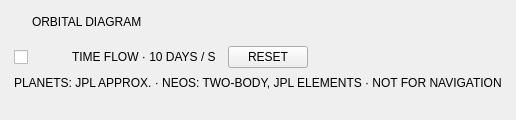
         <widget class="QFrame" name="diagramPanel">
          <property name="role" stdset="0">
           <string>glass</string>
          </property>
          <property name="glowColor" stdset="0">
           <color alpha="255">
            <red>39</red>
            <green>211</green>
            <blue>255</blue>
           </color>
          </property>
          <property name="glowRings" stdset="0">
           <number>3</number>
          </property>
          <property name="glowStep" stdset="0">
           <double>2.0</double>
          </property>
          <property name="glowWidth" stdset="0">
           <double>2.0</double>
          </property>
          <property name="glowRadius" stdset="0">
           <double>12.0</double>
          </property>
          <property name="glowAlpha" stdset="0">
           <double>0.18</double>
          </property>
          <property name="glowFade" stdset="0">
           <string>halve</string>
          </property>
          <layout class="QVBoxLayout" name="diagramPanelLayout" stretch="0,0,1,0,0">
           <property name="spacing">
            <number>0</number>
           </property>
           <property name="leftMargin">
            <number>10</number>
           </property>
           <property name="topMargin">
            <number>10</number>
           </property>
           <property name="rightMargin">
            <number>10</number>
           </property>
           <property name="bottomMargin">
            <number>10</number>
           </property>
           <item>
            <widget class="QWidget" name="diagramHeadRow" native="true">
             <layout class="QHBoxLayout" name="diagramHeadRowLayout" stretch="1">
              <property name="spacing">
               <number>0</number>
              </property>
              <property name="leftMargin">
               <number>4</number>
              </property>
              <property name="topMargin">
               <number>0</number>
              </property>
              <property name="rightMargin">
               <number>4</number>
              </property>
              <property name="bottomMargin">
               <number>0</number>
              </property>
              <item>
               <widget class="QWidget" name="diagramHead" native="true">
                <property name="minimumSize">
                 <size>
                  <width>0</width>
                  <height>24</height>
                 </size>
                </property>
                <property name="maximumSize">
                 <size>
                  <width>16777215</width>
                  <height>24</height>
                 </size>
                </property>
                <layout class="QHBoxLayout" name="diagramHeadLayout" stretch="0,0,1,0,0">
                 <property name="spacing">
                  <number>0</number>
                 </property>
                 <property name="leftMargin">
                  <number>0</number>
                 </property>
                 <property name="topMargin">
                  <number>0</number>
                 </property>
                 <property name="rightMargin">
                  <number>0</number>
                 </property>
                 <property name="bottomMargin">
                  <number>0</number>
                 </property>
                 <item alignment="Qt::AlignmentFlag::AlignVCenter">
                  <widget class="QFrame" name="diagramHeadRing">
                   <property name="minimumSize">
                    <size>
                     <width>15</width>
                     <height>15</height>
                    </size>
                   </property>
                   <property name="maximumSize">
                    <size>
                     <width>15</width>
                     <height>15</height>
                    </size>
                   </property>
                   <property name="role" stdset="0">
                    <string>titleRing</string>
                   </property>
                   <property name="tone" stdset="0">
                    <string>accent</string>
                   </property>
                   <layout class="QVBoxLayout" name="diagramHeadRingLayout">
                    <property name="spacing">
                     <number>0</number>
                    </property>
                    <property name="leftMargin">
                     <number>2</number>
                    </property>
                    <property name="topMargin">
                     <number>2</number>
                    </property>
                    <property name="rightMargin">
                     <number>2</number>
                    </property>
                    <property name="bottomMargin">
                     <number>2</number>
                    </property>
                    <item>
                     <widget class="QLabel" name="diagramHeadDot">
                      <property name="minimumSize">
                       <size>
                        <width>9</width>
                        <height>9</height>
                       </size>
                      </property>
                      <property name="maximumSize">
                       <size>
                        <width>9</width>
                        <height>9</height>
                       </size>
                      </property>
                      <property name="role" stdset="0">
                       <string>titleDot</string>
                      </property>
                      <property name="tone" stdset="0">
                       <string>accent</string>
                      </property>
                     </widget>
                    </item>
                   </layout>
                  </widget>
                 </item>
                 <item>
                  <spacer name="gap_6">
                   <property name="orientation">
                    <enum>Qt::Orientation::Horizontal</enum>
                   </property>
                   <property name="sizeType">
                    <enum>QSizePolicy::Policy::Fixed</enum>
                   </property>
                   <property name="sizeHint" stdset="0">
                    <size>
                     <width>3</width>
                     <height>1</height>
                    </size>
                   </property>
                  </spacer>
                 </item>
                 <item>
                  <widget class="QLabel" name="diagramHeadText">
                   <property name="text">
                    <string>ORBITAL DIAGRAM</string>
                   </property>
                   <property name="role" stdset="0">
                    <string>panelTitle</string>
                   </property>
                   <property name="letterSpacing" stdset="0">
                    <double>2.2</double>
                   </property>
                   <property name="elide" stdset="0">
                    <bool>true</bool>
                   </property>
                  </widget>
                 </item>
                 <item>
                  <spacer name="gap_7">
                   <property name="orientation">
                    <enum>Qt::Orientation::Horizontal</enum>
                   </property>
                   <property name="sizeType">
                    <enum>QSizePolicy::Policy::Fixed</enum>
                   </property>
                   <property name="sizeHint" stdset="0">
                    <size>
                     <width>12</width>
                     <height>1</height>
                    </size>
                   </property>
                  </spacer>
                 </item>
                 <item>
                  <widget class="QLabel" name="diagramHeadInfo">
                   <property name="alignment">
                    <set>Qt::AlignmentFlag::AlignRight|Qt::AlignmentFlag::AlignVCenter</set>
                   </property>
                   <property name="role" stdset="0">
                    <string>panelInfo</string>
                   </property>
                   <property name="bind" stdset="0">
                    <string>Logic.diagramInfo(w.diagram, baseMjd, hasDate)</string>
                   </property>
                   <property name="elide" stdset="0">
                    <bool>true</bool>
                   </property>
                   <property name="tick" stdset="0">
                    <number>100</number>
                   </property>
                  </widget>
                 </item>
                </layout>
               </widget>
              </item>
             </layout>
            </widget>
           </item>
           <item>
            <spacer name="gap_8">
             <property name="orientation">
              <enum>Qt::Orientation::Vertical</enum>
             </property>
             <property name="sizeType">
              <enum>QSizePolicy::Policy::Fixed</enum>
             </property>
             <property name="sizeHint" stdset="0">
              <size>
               <width>1</width>
               <height>8</height>
              </size>
             </property>
            </spacer>
           </item>
           <item>
            <widget class="OrbitDiagram" name="diagram">
             <property name="pixmap">
              <pixmap resource="skin.qrc">:/pd/images/preview-diagram.png</pixmap>
             </property>
             <property name="scaledContents">
              <bool>true</bool>
             </property>
             <property name="sizePolicy">
              <sizepolicy hsizetype="Ignored" vsizetype="Ignored">
               <horstretch>0</horstretch>
               <verstretch>0</verstretch>
              </sizepolicy>
             </property>
             <property name="bind_baseMjd" stdset="0">
              <string>baseMjd</string>
             </property>
             <property name="bind_fromScenario" stdset="0">
              <string>hasDate</string>
             </property>
             <property name="bind_focusBody" stdset="0">
              <string>isScn ? (info.focusBody || '') : ''</string>
             </property>
             <property name="bind_system" stdset="0">
              <string>isScn ? (info.system || '') : ''</string>
             </property>
            </widget>
           </item>
           <item>
            <spacer name="gap_9">
             <property name="orientation">
              <enum>Qt::Orientation::Vertical</enum>
             </property>
             <property name="sizeType">
              <enum>QSizePolicy::Policy::Fixed</enum>
             </property>
             <property name="sizeHint" stdset="0">
              <size>
               <width>1</width>
               <height>2</height>
              </size>
             </property>
            </spacer>
           </item>
           <item>
            <widget class="QWidget" name="diagramFoot" native="true">
             <layout class="QVBoxLayout" name="diagramFootLayout">
              <property name="spacing">
               <number>6</number>
              </property>
              <property name="leftMargin">
               <number>4</number>
              </property>
              <property name="topMargin">
               <number>0</number>
              </property>
              <property name="rightMargin">
               <number>4</number>
              </property>
              <property name="bottomMargin">
               <number>0</number>
              </property>
              <item>
               <widget class="QWidget" name="flowRow" native="true">
                <layout class="QHBoxLayout" name="flowRowLayout">
                 <property name="spacing">
                  <number>12</number>
                 </property>
                 <property name="leftMargin">
                  <number>0</number>
                 </property>
                 <property name="topMargin">
                  <number>0</number>
                 </property>
                 <property name="rightMargin">
                  <number>0</number>
                 </property>
                 <property name="bottomMargin">
                  <number>0</number>
                 </property>
                 <item>
                  <widget class="QCheckBox" name="flowToggle">
                   <property name="focusPolicy">
                    <enum>Qt::FocusPolicy::NoFocus</enum>
                   </property>
                   <property name="cursor">
                    <cursorShape>PointingHandCursor</cursorShape>
                   </property>
                   <property name="minimumSize">
                    <size>
                     <width>46</width>
                     <height>26</height>
                    </size>
                   </property>
                   <property name="maximumSize">
                    <size>
                     <width>46</width>
                     <height>26</height>
                    </size>
                   </property>
                   <property name="role" stdset="0">
                    <string>toggle</string>
                   </property>
                   <property name="bind" stdset="0">
                    <string>w.diagram.flow</string>
                   </property>
                   <property name="action" stdset="0">
                    <string>w.diagram.flow = !w.diagram.flow</string>
                   </property>
                  </widget>
                 </item>
                 <item>
                  <widget class="QLabel" name="flowLabel">
                   <property name="text">
                    <string>TIME FLOW · 10 DAYS / S</string>
                   </property>
                   <property name="role" stdset="0">
                    <string>monoDim</string>
                   </property>
                  </widget>
                 </item>
                 <item>
                  <widget class="QPushButton" name="flowReset">
                   <property name="text">
                    <string>RESET</string>
                   </property>
                   <property name="focusPolicy">
                    <enum>Qt::FocusPolicy::NoFocus</enum>
                   </property>
                   <property name="cursor">
                    <cursorShape>PointingHandCursor</cursorShape>
                   </property>
                   <property name="role" stdset="0">
                    <string>link</string>
                   </property>
                   <property name="letterSpacing" stdset="0">
                    <double>2.0</double>
                   </property>
                   <property name="action" stdset="0">
                    <string>w.diagram.reset()</string>
                   </property>
                   <property name="enableIf" stdset="0">
                    <string>Logic.flowOffset(w.diagram, baseMjd) &gt; 0</string>
                   </property>
                   <property name="tick" stdset="0">
                    <number>250</number>
                   </property>
                  </widget>
                 </item>
                 <item>
                  <spacer name="hSpacer_5">
                   <property name="orientation">
                    <enum>Qt::Orientation::Horizontal</enum>
                   </property>
                   <property name="sizeHint" stdset="0">
                    <size>
                     <width>0</width>
                     <height>20</height>
                    </size>
                   </property>
                  </spacer>
                 </item>
                </layout>
               </widget>
              </item>
              <item>
               <widget class="QLabel" name="diagramSources">
                <property name="text">
                 <string>PLANETS: JPL APPROX. · NEOS: TWO-BODY, JPL ELEMENTS · NOT FOR NAVIGATION</string>
                </property>
                <property name="role" stdset="0">
                 <string>monoFaint</string>
                </property>
                <property name="elide" stdset="0">
                 <bool>true</bool>
                </property>
               </widget>
              </item>
              <item>
               <widget class="QLabel" name="diagramNote">
                <property name="wordWrap">
                 <bool>true</bool>
                </property>
                <property name="role" stdset="0">
                 <string>monoWarn</string>
                </property>
                <property name="bind" stdset="0">
                 <string>Logic.diagramNote(w.diagram, baseMjd, isScn ? (info.focusBody || '') : '', isScn ? (info.system || '') : '')</string>
                </property>
                <property name="maxLines" stdset="0">
                 <number>2</number>
                </property>
                <property name="tick" stdset="0">
                 <number>500</number>
                </property>
                <property name="showIf" stdset="0">
                 <string>Logic.diagramNote(w.diagram, baseMjd, isScn ? (info.focusBody || '') : '', isScn ? (info.system || '') : '') !== ''</string>
                </property>
               </widget>
              </item>
             </layout>
            </widget>
           </item>
          </layout>
         </widget>
